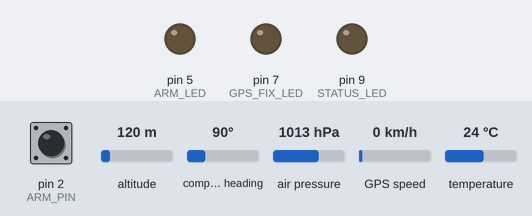
This sketch was run on a simulated Arduino Pro Mini, built with avr-gcc and run on an emulated ATmega328P. Parts: output pins drawn as LEDs (lit = HIGH). The test bench sets the inputs (shaded band); at power-on: pin 2 (ARM_PIN) HIGH, altitude 120 m, compass heading 90°, air pressure 1013 hPa, GPS speed 0 km/h, temperature 24 °C. Storage starts empty; the GPS gets a fix after 3 s at 37.7749, -122.4194 with 8 satellites; pins used as bus, display or sensor lines are not drawn.

Above: at 0.14 s.
At 0.62 s:
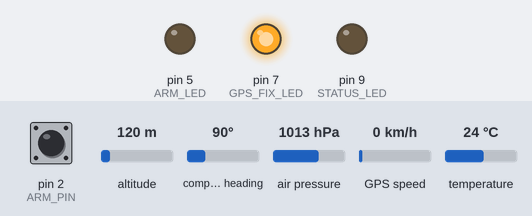
At 1.37 s:
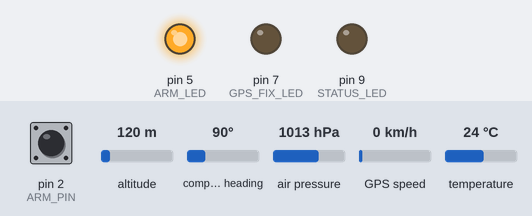
At 2.87 s:
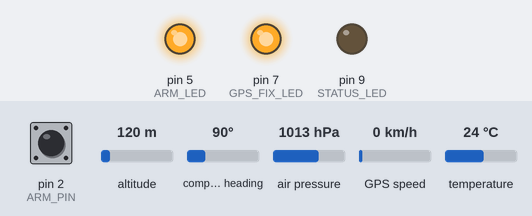
Timing chart, 0 to 3.2 s (numbered marks = the images above):
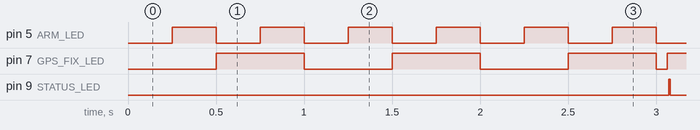

Measured:
- by itself, pin 5 (ARM_LED): alternates HIGH for 0.25 s and LOW for 0.25 s
- by itself, pin 7 (GPS_FIX_LED): repeats every 1.0 s: LOW 0.50 s, HIGH 0.50 s

The sketch:

balloon_datalog.ino
```cpp
// Balloon datalog — Pro Mini 3.3V/8MHz, single-shot HAB mission.
// Forked from rocket-flight-logger/drone_baro_gps_2sd. Balloon-specific:
//   - Arm jumper on D2 (INPUT_PULLUP, to GND). LOW = jumper in = paused (no CSV writes,
//     no photos, state reset). HIGH = jumper pulled = recording. Toggle any time.
//   - Green armed LED on D5, yellow GPS LED on D7, red system LED on D9 (all 220 ohm).
//   - Altitude-based state machine drives the photo cadence.
//   - Uses BMP180 altitude below 4000 m of climb, GPS altitude above (BMP180
//     pressure is unreliable above ~9 km, so 4000 m is a safe switchover).
// Logs one CSV row per second to FLIGHT.CSV on SD (SPI, CS=D10).
// Photo trigger on D6 -> ESP32-CAM GPIO 3, 500 us pulse.

#include <Wire.h>
#include <Adafruit_BMP085.h>
#include <SoftwareSerial.h>
#include <TinyGPSPlus.h>
#include <SPI.h>
#include <SD.h>

#define SD_CS_PIN 10
#define GPS_RX_PIN 4
#define GPS_TX_PIN 3
#define ARM_LED 5           // green
#define PHOTO_TRIG_PIN 6
#define GPS_FIX_LED 7       // yellow
#define ARM_PIN 2           // jumper to GND when safe
#define STATUS_LED 9        // red

// LED patterns:
//   D7 GPS_FIX_LED (yellow) : off / 1 Hz blink / 5 Hz blink / solid = no NMEA / no fix / weak / good
//   D9 STATUS_LED  (red)    : heartbeat = OK. N blinks + pause = error code: 2=BMP180 fail, 3=SD mount fail, 4=SD open fail, 5=SD write fail (runtime).
//   D5 ARM_LED     (green)  : off = WAITING. 2 Hz pulse = armed and flying. solid = LANDED.

const float SEA_LEVEL_PA = 101300.0;
const uint8_t GPS_MIN_SATS = 6;
const unsigned long LOG_INTERVAL_MS = 1000;

enum State : uint8_t {
  WAITING       = 0,   // jumper in, no photos except a 1/min heartbeat shot
  ARMED_GROUND  = 1,   // jumper pulled, still on ground: 0.5 Hz
  ASCENT_1      = 2,   // <20 m above launch: 1 Hz
  ASCENT_2      = 3,   // 20-60 m: 0.5 Hz
  ASCENT_3      = 4,   // 60-150 m: 0.25 Hz
  ASCENT_4      = 5,   // 150-4000 m: 0.1 Hz
  ASCENT_5      = 6,   // 4000-15000 m: 1 / 60 s
  ASCENT_6      = 7,   // 15000 m to burst: 3 / 60 s
  BURST         = 8,   // burst detected: 1 Hz for 10 s
  DESCENT_1     = 9,   // burst window done, >150 m from ground: 0.1 Hz
  DESCENT_2     = 10,  // 150-60 m: 0.5 Hz
  DESCENT_3     = 11,  // <60 m: 1 Hz
  LANDED        = 12   // stationary and low: photos off, log stays running
};

// Photo interval per state (ms). Kept as a switch so the constants live in
// flash instead of a RAM-resident const array — saves ~52 bytes.
unsigned long photoIntervalMs(uint8_t s) {
  switch (s) {
    case WAITING:      return 60000UL;
    case ARMED_GROUND: return 2000UL;   // 0.5 Hz on the pad — capture release moment
    case ASCENT_1:     return 1000UL;
    case ASCENT_2:     return 2000UL;
    case ASCENT_3:     return 4000UL;
    case ASCENT_4:     return 10000UL;
    case ASCENT_5:     return 60000UL;
    case ASCENT_6:     return 20000UL;
    case BURST:        return 1000UL;
    case DESCENT_1:    return 10000UL;
    case DESCENT_2:    return 2000UL;
    case DESCENT_3:    return 1000UL;
    case LANDED:       return 0UL;
  }
  return 0UL;
}

// 20-sample ring buffer at 1 Hz = 20 s window. int16_t (metres) to save 80 bytes
// vs float — 1 m resolution is plenty for the 5 m stability and 30 m fall tests.
#define ALT_BUF_LEN 20
int16_t gps_alt_buf[ALT_BUF_LEN];
int16_t bmp_alt_buf[ALT_BUF_LEN];
uint8_t alt_buf_idx = 0;
uint8_t gps_valid_count = 0;
uint8_t bmp_valid_count = 0;

Adafruit_BMP085 bmp;
SoftwareSerial gpsSerial(GPS_RX_PIN, GPS_TX_PIN);
TinyGPSPlus gps;
File logFile;

bool sdWriteFailed = false;
uint32_t sampleId = 0;
uint32_t photoId = 0;
unsigned long lastPhotoMs = 0;
unsigned long burstEnteredMs = 0;

State state = WAITING;
bool armed = false;                    // tracks jumper live; true when D2 is HIGH (jumper pulled)
float ground_alt_bmp = 0.0;            // BMP altitude at first strong GPS fix
float ground_alt_gps = 0.0;            // GPS altitude at first strong GPS fix
bool ground_alt_valid = false;

// N blinks (250 ms on / 250 ms off), then a 1.5 s pause. Repeats forever.
// N is the error code (see D9 comment above).
void fatalBlink(uint8_t n) {
  pinMode(STATUS_LED, OUTPUT);
  while (1) {
    for (uint8_t i = 0; i < n; i++) {
      digitalWrite(STATUS_LED, HIGH); delay(250);
      digitalWrite(STATUS_LED, LOW);  delay(250);
    }
    delay(1500);
  }
}

// Toggle `pin` on/off when `halfPeriodMs` elapses. Caller keeps `lastToggle`
// and `ledOn` so multiple LEDs can blink independently from one helper.
void tickBlink(uint8_t pin, unsigned int halfPeriodMs,
               unsigned long &lastToggle, bool &ledOn) {
  unsigned long now = millis();
  if (now - lastToggle >= halfPeriodMs) {
    ledOn = !ledOn;
    digitalWrite(pin, ledOn ? HIGH : LOW);
    lastToggle = now;
  }
}

// Drives the yellow GPS LED from TinyGPS state: off when no NMEA bytes,
// 1 Hz blink when receiving but no fix, 5 Hz when weak fix (<6 sats),
// solid when fix has enough sats.
void updateGpsLed() {
  static unsigned long lastToggle = 0;
  static bool ledOn = false;
  if (gps.charsProcessed() == 0) {
    digitalWrite(GPS_FIX_LED, LOW); ledOn = false; return;
  }
  bool hasFix = gps.location.isValid();
  uint8_t sats = gps.satellites.isValid() ? gps.satellites.value() : 0;
  if (hasFix && sats >= GPS_MIN_SATS) {
    digitalWrite(GPS_FIX_LED, HIGH); ledOn = true; return;
  }
  if (hasFix) { tickBlink(GPS_FIX_LED, 100, lastToggle, ledOn); return; }
  tickBlink(GPS_FIX_LED, 500, lastToggle, ledOn);
}

// Non-blocking 5-blinks-then-pause for runtime SD write fail (error code 5).
// Phases 0..9 = 5 blinks (250 ms each edge). Phase 10 = 1500 ms off.
void updateStatusLed() {
  static unsigned long lastTransition = 0;
  static uint8_t phase = 0;
  if (!sdWriteFailed) return;
  unsigned long now = millis();
  uint16_t duration = (phase == 10) ? 1500 : 250;
  if (now - lastTransition >= duration) {
    phase = (phase + 1) % 11;
    lastTransition = now;
    bool on = (phase < 10 && (phase % 2 == 0));
    digitalWrite(STATUS_LED, on ? HIGH : LOW);
  }
}

// Drives the green armed LED from the state machine: off in WAITING,
// 2 Hz pulse from ARMED_GROUND through DESCENT_3, solid on LANDED.
void updateArmLed() {
  static unsigned long lastToggle = 0;
  static bool ledOn = false;
  if (state == WAITING) { digitalWrite(ARM_LED, LOW);  ledOn = false; return; }
  if (state == LANDED)  { digitalWrite(ARM_LED, HIGH); ledOn = true;  return; }
  tickBlink(ARM_LED, 250, lastToggle, ledOn);  // 2 Hz pulse
}

// Push one 1 Hz sample into the ring buffers used by falling20s / stable20sBmp.
// Any invalid GPS sample resets the GPS window (no false burst calls);
// BMP180 is assumed always valid at bench temperatures.
void pushAltSample(float gps_alt, bool gps_valid, float bmp_alt) {
  gps_alt_buf[alt_buf_idx] = (int16_t)gps_alt;
  bmp_alt_buf[alt_buf_idx] = (int16_t)bmp_alt;
  alt_buf_idx = (alt_buf_idx + 1) % ALT_BUF_LEN;
  if (gps_valid) {
    if (gps_valid_count < ALT_BUF_LEN) gps_valid_count++;
  } else {
    gps_valid_count = 0;  // any invalid sample voids the window
  }
  if (bmp_valid_count < ALT_BUF_LEN) bmp_valid_count++;
}

// alt_buf_idx points at the slot we just moved past (next to be overwritten
// on the following push) — so it IS the oldest of the 20 current samples.
int16_t oldestGpsAlt() { return gps_alt_buf[alt_buf_idx]; }
int16_t newestGpsAlt() {
  uint8_t i = (alt_buf_idx + ALT_BUF_LEN - 1) % ALT_BUF_LEN;
  return gps_alt_buf[i];
}

// True when the GPS altitude ring buffer shows a >30 m drop over the 20 s
// window (~1.5 m/s sustained descent). Used to detect balloon burst.
bool falling20s() {
  if (gps_valid_count < ALT_BUF_LEN) return false;
  return (newestGpsAlt() - oldestGpsAlt()) < -30;  // ~1.5 m/s descent
}

// True when the BMP180 altitude range over the last 20 s is under 5 m,
// signalling the payload has come to rest. Used for landing detection.
bool stable20sBmp() {
  if (bmp_valid_count < ALT_BUF_LEN) return false;
  int16_t lo = bmp_alt_buf[0], hi = bmp_alt_buf[0];
  for (uint8_t i = 1; i < ALT_BUF_LEN; i++) {
    if (bmp_alt_buf[i] < lo) lo = bmp_alt_buf[i];
    if (bmp_alt_buf[i] > hi) hi = bmp_alt_buf[i];
  }
  return (hi - lo) < 5;
}

// One tick of the 12-state photo-cadence machine. `armed` follows the jumper
// live (no latch): pull to start, reinstall to stop and reset. Also snapshots
// ground altitude at first strong GPS fix and advances state on thresholds.
void tickStateMachine(float bmp_alt, float gps_alt, bool gps_valid) {
  bool nowArmed = (digitalRead(ARM_PIN) == HIGH);
  if (armed && !nowArmed) {
    // Jumper reinstalled → reset the run so a fresh pull starts clean.
    state = WAITING;
    ground_alt_valid = false;
    burstEnteredMs = 0;
  }
  armed = nowArmed;

  if (!ground_alt_valid && gps_valid
      && gps.satellites.isValid()
      && gps.satellites.value() >= GPS_MIN_SATS) {
    ground_alt_gps = gps_alt;
    ground_alt_bmp = bmp_alt;
    ground_alt_valid = true;
  }

  float aag_bmp = ground_alt_valid ? (bmp_alt - ground_alt_bmp) : 0.0;

  switch (state) {
    case WAITING:
      if (armed) state = ARMED_GROUND;
      break;
    case ARMED_GROUND:
      if (ground_alt_valid && aag_bmp > 5.0) state = ASCENT_1;
      break;
    case ASCENT_1:
      if (aag_bmp > 20.0)   state = ASCENT_2;
      break;
    case ASCENT_2:
      if (aag_bmp > 60.0)   state = ASCENT_3;
      break;
    case ASCENT_3:
      if (aag_bmp > 150.0)  state = ASCENT_4;
      break;
    case ASCENT_4:
      if (aag_bmp > 4000.0) state = ASCENT_5;
      break;
    case ASCENT_5:
      if (gps_valid && gps_alt > 15000.0) state = ASCENT_6;
      break;
    case ASCENT_6:
      if (falling20s()) { state = BURST; burstEnteredMs = millis(); }
      break;
    case BURST:
      if (millis() - burstEnteredMs >= 10000UL) state = DESCENT_1;
      break;
    case DESCENT_1:
      if (ground_alt_valid && gps_valid
          && (gps_alt - ground_alt_gps) < 150.0) state = DESCENT_2;
      break;
    case DESCENT_2:
      if (aag_bmp < 60.0)   state = DESCENT_3;
      break;
    case DESCENT_3:
      if (stable20sBmp() && aag_bmp < 50.0) state = LANDED;
      break;
    case LANDED:
      break;
  }
}

// Which altitude source drove the state machine this tick — for the CSV.
char altSourceForState() {
  if (state <= ASCENT_4 || state >= DESCENT_2) return 'B';
  return 'G';
}

// Configure IO pins, init BMP180 / SD / open FLIGHT.CSV / write header,
// then start the GPS SoftwareSerial. Halts with an error blink code
// (see D9 comment) if any of the three init steps fail.
void setup() {
  pinMode(GPS_FIX_LED, OUTPUT);    digitalWrite(GPS_FIX_LED, LOW);
  pinMode(STATUS_LED, OUTPUT);     digitalWrite(STATUS_LED, LOW);
  pinMode(ARM_LED, OUTPUT);        digitalWrite(ARM_LED, LOW);
  pinMode(PHOTO_TRIG_PIN, OUTPUT); digitalWrite(PHOTO_TRIG_PIN, LOW);
  pinMode(ARM_PIN, INPUT_PULLUP);

  if (!bmp.begin())         fatalBlink(2);  // BMP180 begin failed
  if (!SD.begin(SD_CS_PIN)) fatalBlink(3);  // SD card mount failed

  logFile = SD.open("FLIGHT.CSV", FILE_WRITE);
  if (!logFile)             fatalBlink(4);  // SD open FLIGHT.CSV failed

  logFile.println(F("sample_id,utc_date,utc_time,millis,temp_c,pressure_pa,bmp_alt_m,gps_alt_m,lat,lon,sats,gps_age_ms,state,alt_source,photo_id"));
  logFile.flush();

  gpsSerial.begin(9600);
}

// One 1 Hz cycle: pump GPS bytes, read sensors, run state machine, write a
// CSV row, fire the photo trigger if the current state's interval elapsed,
// then spin the remainder of the second pumping GPS + updating the LEDs.
void loop() {
  while (gpsSerial.available()) gps.encode(gpsSerial.read());

  unsigned long t = millis();
  float temp = bmp.readTemperature();
  int32_t pressure = bmp.readPressure();
  float bmp_alt = bmp.readAltitude(SEA_LEVEL_PA);

  bool gps_alt_valid = gps.altitude.isValid();
  float gps_alt = gps_alt_valid ? gps.altitude.meters() : 0.0;

  pushAltSample(gps_alt, gps_alt_valid, bmp_alt);
  tickStateMachine(bmp_alt, gps_alt, gps_alt_valid);

  // Only write to SD + fire photos while the jumper is pulled (armed).
  // Jumper in = paused: no CSV growth, no photo triggers, state stays WAITING.
  if (armed) {

  if (!sdWriteFailed) digitalWrite(STATUS_LED, HIGH);

  sampleId++;
  logFile.print(sampleId); logFile.print(',');

  char buf[12];
  if (gps.date.isValid()) {
    snprintf(buf, sizeof(buf), "%04u-%02u-%02u",
             gps.date.year(), gps.date.month(), gps.date.day());
    logFile.print(buf);
  }
  logFile.print(',');
  if (gps.time.isValid()) {
    snprintf(buf, sizeof(buf), "%02u:%02u:%02u",
             gps.time.hour(), gps.time.minute(), gps.time.second());
    logFile.print(buf);
  }
  logFile.print(',');

  logFile.print(t);           logFile.print(',');
  logFile.print(temp, 1);     logFile.print(',');
  logFile.print(pressure);    logFile.print(',');
  logFile.print(bmp_alt, 1);  logFile.print(',');
  if (gps_alt_valid) logFile.print(gps_alt, 1);
  logFile.print(',');

  bool hasFix = gps.location.isValid();
  if (hasFix) {
    logFile.print(gps.location.lat(), 6); logFile.print(',');
    logFile.print(gps.location.lng(), 6); logFile.print(',');
    logFile.print(gps.satellites.value()); logFile.print(',');
    logFile.print(gps.location.age());
  } else {
    logFile.print(",,");
    logFile.print(gps.satellites.isValid() ? gps.satellites.value() : 0);
    logFile.print(",");
  }
  logFile.print(',');
  logFile.print((int)state);             logFile.print(',');
  logFile.print(altSourceForState());    logFile.print(',');

  unsigned long interval = photoIntervalMs(state);
  if (interval > 0 && millis() - lastPhotoMs >= interval) {
    digitalWrite(PHOTO_TRIG_PIN, HIGH);
    delayMicroseconds(500);
    digitalWrite(PHOTO_TRIG_PIN, LOW);
    logFile.print(photoId);
    photoId++;
    lastPhotoMs = millis();
  }
  logFile.println();
  logFile.flush();

  if (logFile.getWriteError()) {
    sdWriteFailed = true;
    logFile.clearWriteError();
  } else if (!sdWriteFailed) {
    digitalWrite(STATUS_LED, LOW);
  }

  } // end if (armed)

  unsigned long nextLog = t + LOG_INTERVAL_MS;
  while (millis() < nextLog) {
    while (gpsSerial.available()) gps.encode(gpsSerial.read());
    updateGpsLed();
    updateStatusLed();
    updateArmLed();
  }
}
```
